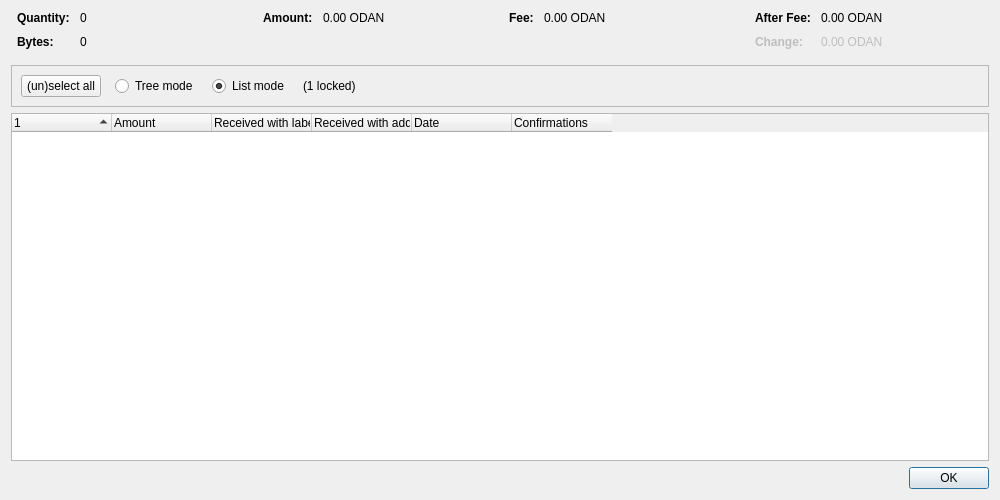
<?xml version="1.0" encoding="UTF-8"?>
<ui version="4.0">
 <class>CoinControlDialog</class>
 <widget class="QDialog" name="CoinControlDialog">
  <property name="geometry">
   <rect>
    <x>0</x>
    <y>0</y>
    <width>1000</width>
    <height>500</height>
   </rect>
  </property>
  <property name="windowTitle">
   <string>Coin Selection</string>
  </property>
  <layout class="QVBoxLayout" name="verticalLayout">
   <item>
    <layout class="QHBoxLayout" name="horizontalLayoutTop" stretch="0,0,0,0">
     <property name="topMargin">
      <number>0</number>
     </property>
     <property name="bottomMargin">
      <number>10</number>
     </property>
     <item>
      <layout class="QFormLayout" name="formLayoutCoinControl1">
       <property name="labelAlignment">
        <set>Qt::AlignLeft|Qt::AlignVCenter</set>
       </property>
       <property name="horizontalSpacing">
        <number>10</number>
       </property>
       <property name="verticalSpacing">
        <number>10</number>
       </property>
       <property name="leftMargin">
        <number>6</number>
       </property>
       <property name="rightMargin">
        <number>6</number>
       </property>
       <item row="0" column="0">
        <widget class="QLabel" name="labelCoinControlQuantityText">
         <property name="font">
          <font>
           <weight>75</weight>
           <bold>true</bold>
          </font>
         </property>
         <property name="text">
          <string>Quantity:</string>
         </property>
        </widget>
       </item>
       <item row="0" column="1">
        <widget class="QLabel" name="labelCoinControlQuantity">
         <property name="cursor">
          <cursorShape>IBeamCursor</cursorShape>
         </property>
         <property name="contextMenuPolicy">
          <enum>Qt::ActionsContextMenu</enum>
         </property>
         <property name="text">
          <string notr="true">0</string>
         </property>
         <property name="textInteractionFlags">
          <set>Qt::LinksAccessibleByMouse|Qt::TextSelectableByKeyboard|Qt::TextSelectableByMouse</set>
         </property>
        </widget>
       </item>
       <item row="1" column="0">
        <widget class="QLabel" name="labelCoinControlBytesText">
         <property name="font">
          <font>
           <weight>75</weight>
           <bold>true</bold>
          </font>
         </property>
         <property name="text">
          <string>Bytes:</string>
         </property>
        </widget>
       </item>
       <item row="1" column="1">
        <widget class="QLabel" name="labelCoinControlBytes">
         <property name="cursor">
          <cursorShape>IBeamCursor</cursorShape>
         </property>
         <property name="contextMenuPolicy">
          <enum>Qt::ActionsContextMenu</enum>
         </property>
         <property name="text">
          <string notr="true">0</string>
         </property>
         <property name="textInteractionFlags">
          <set>Qt::LinksAccessibleByMouse|Qt::TextSelectableByKeyboard|Qt::TextSelectableByMouse</set>
         </property>
        </widget>
       </item>
      </layout>
     </item>
     <item>
      <layout class="QFormLayout" name="formLayoutCoinControl2">
       <property name="horizontalSpacing">
        <number>10</number>
       </property>
       <property name="verticalSpacing">
        <number>10</number>
       </property>
       <property name="leftMargin">
        <number>6</number>
       </property>
       <property name="rightMargin">
        <number>6</number>
       </property>
       <item row="0" column="0">
        <widget class="QLabel" name="labelCoinControlAmountText">
         <property name="font">
          <font>
           <weight>75</weight>
           <bold>true</bold>
          </font>
         </property>
         <property name="text">
          <string>Amount:</string>
         </property>
        </widget>
       </item>
       <item row="0" column="1">
        <widget class="QLabel" name="labelCoinControlAmount">
         <property name="cursor">
          <cursorShape>IBeamCursor</cursorShape>
         </property>
         <property name="contextMenuPolicy">
          <enum>Qt::ActionsContextMenu</enum>
         </property>
         <property name="text">
          <string notr="true">0.00 ODAN</string>
         </property>
         <property name="textInteractionFlags">
          <set>Qt::LinksAccessibleByMouse|Qt::TextSelectableByKeyboard|Qt::TextSelectableByMouse</set>
         </property>
        </widget>
       </item>
      </layout>
     </item>
     <item>
      <layout class="QFormLayout" name="formLayoutCoinControl3">
       <property name="horizontalSpacing">
        <number>10</number>
       </property>
       <property name="verticalSpacing">
        <number>10</number>
       </property>
       <property name="leftMargin">
        <number>6</number>
       </property>
       <property name="rightMargin">
        <number>6</number>
       </property>
       <item row="0" column="0">
        <widget class="QLabel" name="labelCoinControlFeeText">
         <property name="font">
          <font>
           <weight>75</weight>
           <bold>true</bold>
          </font>
         </property>
         <property name="text">
          <string>Fee:</string>
         </property>
        </widget>
       </item>
       <item row="0" column="1">
        <widget class="QLabel" name="labelCoinControlFee">
         <property name="cursor">
          <cursorShape>IBeamCursor</cursorShape>
         </property>
         <property name="contextMenuPolicy">
          <enum>Qt::ActionsContextMenu</enum>
         </property>
         <property name="text">
          <string notr="true">0.00 ODAN</string>
         </property>
         <property name="textInteractionFlags">
          <set>Qt::LinksAccessibleByMouse|Qt::TextSelectableByKeyboard|Qt::TextSelectableByMouse</set>
         </property>
        </widget>
       </item>
      </layout>
     </item>
     <item>
      <layout class="QFormLayout" name="formLayoutCoinControl4">
       <property name="labelAlignment">
        <set>Qt::AlignLeft|Qt::AlignVCenter</set>
       </property>
       <property name="horizontalSpacing">
        <number>10</number>
       </property>
       <property name="verticalSpacing">
        <number>10</number>
       </property>
       <property name="leftMargin">
        <number>6</number>
       </property>
       <property name="rightMargin">
        <number>6</number>
       </property>
       <item row="0" column="0">
        <widget class="QLabel" name="labelCoinControlAfterFeeText">
         <property name="font">
          <font>
           <weight>75</weight>
           <bold>true</bold>
          </font>
         </property>
         <property name="text">
          <string>After Fee:</string>
         </property>
        </widget>
       </item>
       <item row="0" column="1">
        <widget class="QLabel" name="labelCoinControlAfterFee">
         <property name="cursor">
          <cursorShape>IBeamCursor</cursorShape>
         </property>
         <property name="contextMenuPolicy">
          <enum>Qt::ActionsContextMenu</enum>
         </property>
         <property name="text">
          <string notr="true">0.00 ODAN</string>
         </property>
         <property name="textInteractionFlags">
          <set>Qt::LinksAccessibleByMouse|Qt::TextSelectableByKeyboard|Qt::TextSelectableByMouse</set>
         </property>
        </widget>
       </item>
       <item row="1" column="0">
        <widget class="QLabel" name="labelCoinControlChangeText">
         <property name="enabled">
          <bool>false</bool>
         </property>
         <property name="font">
          <font>
           <weight>75</weight>
           <bold>true</bold>
          </font>
         </property>
         <property name="text">
          <string>Change:</string>
         </property>
        </widget>
       </item>
       <item row="1" column="1">
        <widget class="QLabel" name="labelCoinControlChange">
         <property name="enabled">
          <bool>false</bool>
         </property>
         <property name="cursor">
          <cursorShape>IBeamCursor</cursorShape>
         </property>
         <property name="contextMenuPolicy">
          <enum>Qt::ActionsContextMenu</enum>
         </property>
         <property name="text">
          <string notr="true">0.00 ODAN</string>
         </property>
         <property name="textInteractionFlags">
          <set>Qt::LinksAccessibleByMouse|Qt::TextSelectableByKeyboard|Qt::TextSelectableByMouse</set>
         </property>
        </widget>
       </item>
      </layout>
     </item>
    </layout>
   </item>
   <item>
    <widget class="QFrame" name="frame">
     <property name="minimumSize">
      <size>
       <width>0</width>
       <height>40</height>
      </size>
     </property>
     <property name="frameShape">
      <enum>QFrame::StyledPanel</enum>
     </property>
     <property name="frameShadow">
      <enum>QFrame::Sunken</enum>
     </property>
     <layout class="QHBoxLayout" name="horizontalLayout">
      <item>
       <layout class="QHBoxLayout" name="horizontalLayoutPanel" stretch="0,0,0,0,0">
        <property name="spacing">
         <number>14</number>
        </property>
        <item>
         <widget class="QPushButton" name="pushButtonSelectAll">
          <property name="sizePolicy">
           <sizepolicy hsizetype="Maximum" vsizetype="Fixed">
            <horstretch>0</horstretch>
            <verstretch>0</verstretch>
           </sizepolicy>
          </property>
          <property name="text">
           <string>(un)select all</string>
          </property>
          <property name="autoDefault">
           <bool>false</bool>
          </property>
         </widget>
        </item>
        <item>
         <widget class="QRadioButton" name="radioTreeMode">
          <property name="sizePolicy">
           <sizepolicy hsizetype="Maximum" vsizetype="Fixed">
            <horstretch>0</horstretch>
            <verstretch>0</verstretch>
           </sizepolicy>
          </property>
          <property name="text">
           <string>Tree mode</string>
          </property>
         </widget>
        </item>
        <item>
         <widget class="QRadioButton" name="radioListMode">
          <property name="sizePolicy">
           <sizepolicy hsizetype="Maximum" vsizetype="Fixed">
            <horstretch>0</horstretch>
            <verstretch>0</verstretch>
           </sizepolicy>
          </property>
          <property name="text">
           <string>List mode</string>
          </property>
          <property name="checked">
           <bool>true</bool>
          </property>
         </widget>
        </item>
        <item>
         <widget class="QLabel" name="labelLocked">
          <property name="text">
           <string notr="true">(1 locked)</string>
          </property>
         </widget>
        </item>
        <item>
         <spacer name="horizontalSpacer">
          <property name="orientation">
           <enum>Qt::Horizontal</enum>
          </property>
          <property name="sizeHint" stdset="0">
           <size>
            <width>40</width>
            <height>20</height>
           </size>
          </property>
         </spacer>
        </item>
       </layout>
      </item>
     </layout>
    </widget>
   </item>
   <item>
    <widget class="CoinControlTreeWidget" name="treeWidget">
     <property name="contextMenuPolicy">
      <enum>Qt::CustomContextMenu</enum>
     </property>
     <property name="sortingEnabled">
      <bool>false</bool>
     </property>
     <property name="columnCount">
      <number>6</number>
     </property>
     <attribute name="headerShowSortIndicator" stdset="0">
      <bool>true</bool>
     </attribute>
     <attribute name="headerStretchLastSection">
      <bool>false</bool>
     </attribute>
     <column>
      <property name="text">
       <string/>
      </property>
     </column>
     <column>
      <property name="text">
       <string>Amount</string>
      </property>
     </column>
     <column>
      <property name="text">
       <string>Received with label</string>
      </property>
     </column>
     <column>
      <property name="text">
       <string>Received with address</string>
      </property>
     </column>
     <column>
      <property name="text">
       <string>Date</string>
      </property>
     </column>
     <column>
      <property name="text">
       <string>Confirmations</string>
      </property>
      <property name="toolTip">
       <string>Confirmed</string>
      </property>
     </column>
     <column>
      <property name="text">
       <string/>
      </property>
     </column>
     <column>
      <property name="text">
       <string/>
      </property>
     </column>
     <column>
      <property name="text">
       <string/>
      </property>
     </column>
     <column>
      <property name="text">
       <string/>
      </property>
     </column>
    </widget>
   </item>
   <item>
    <widget class="QDialogButtonBox" name="buttonBox">
     <property name="orientation">
      <enum>Qt::Horizontal</enum>
     </property>
     <property name="standardButtons">
      <set>QDialogButtonBox::Ok</set>
     </property>
    </widget>
   </item>
  </layout>
 </widget>
 <customwidgets>
  <customwidget>
   <class>CoinControlTreeWidget</class>
   <extends>QTreeWidget</extends>
   <header>qt/coincontroltreewidget.h</header>
  </customwidget>
 </customwidgets>
 <resources/>
 <connections/>
</ui>
